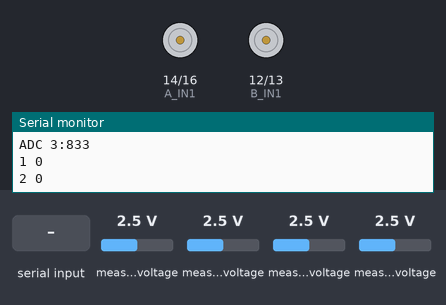
This sketch was run on a simulated ESP8266 (NodeMCU). Parts: motor-driver pin pairs drawn as motors (green arrow = first pin HIGH = forward, orange = second pin HIGH = backward, longer = more drive, scaled by the enable pin), the last lines printed to the serial monitor. Inputs (shaded band) come from the test bench; at power-on: measured voltage 2.5 V. WiFi joins after 1.5 s; servers stay silent unless stated.

Above: at 2.7 s.
2.8 s: "1" received over Serial
At 2.88 s:
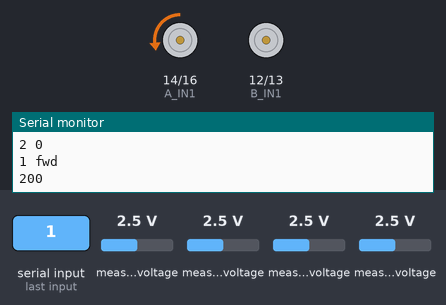
4.4 s: "2" received over Serial
At 5.4 s:
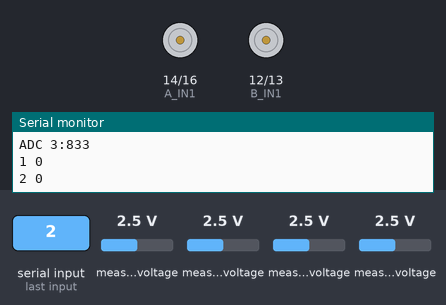
Timing chart, 0 to 7.4 s (numbered marks = the images above; inputs shaded):
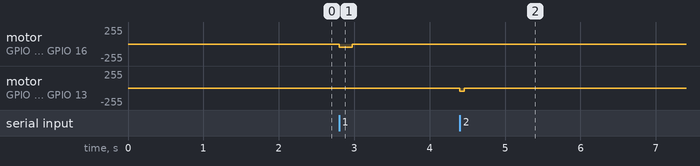

The sketch:

caterpillar_main.ino
```cpp
#include <ESP8266WiFi.h>
#include <WiFiUdp.h>
#include <Wire.h>
#include <Adafruit_ADS1015.h>
//V1

//Wifi Setup
WiFiUDP Udp;
//Define Bot id
int bot_id =1;

//Set wifi
const char *ssid = "TP-Link_Pat";
const char *password = "espbot1234";
unsigned int localUdpPort = 4210;  // local port to listen on
IPAddress ip(192, 168, 0, 110 + bot_id);
IPAddress gateway(192, 168, 0, 1);
IPAddress subnet(255, 255, 255, 0);
char incomingPacket[255];  // buffer for incoming packets
IPAddress remote_ip;
int remote_port = 8000;
char replyPacket[50];

//Define PIN PCB v4
const int A_IN1 = 14;
const int A_IN2 = 16;
const int B_IN1 = 12;
const int B_IN2 = 13;
const int A_PWM = 15;
const int B_PWM = 2;

//ADC
Adafruit_ADS1015 ads;
int16_t adc_val;
boolean ir_detect[4] = {false, false, false, false};
int ir_threshold[4] = {930, 1050, 925, 1030};
//Timer
unsigned long counter_5hz;
long count = 0;

boolean sensorEnabled = true;

void update_ir_sensor()
{
  for (int i = 0; i < 4; i++)
  {
    // if (i == 0 || i == 1 || i == 2) {
    adc_val = ads.readADC_SingleEnded(i);
    Serial.print("ADC ");
    Serial.print(i);
    Serial.print(":");
    Serial.println(adc_val);
    if (adc_val <= ir_threshold[i]) {
      ir_detect[i] = true;
      drive_motor(1, 0);
      drive_motor(2, 0);
    } else {
      ir_detect[i] = false;
    }
    //}
  }
  //Construct sensor message
  snprintf ( replyPacket, 50, "%d:%d,%d,%d,%d",
             bot_id, ads.readADC_SingleEnded(0), ads.readADC_SingleEnded(1), ads.readADC_SingleEnded(2), ads.readADC_SingleEnded(3)
           );
  //Send data
  Udp.beginPacket(remote_ip, remote_port);
  Udp.write(replyPacket);
  Udp.endPacket();
}
void drive_motor(int motor, int value)
{
  if (motor == 1)
  {
    if (value > 0)
    {
      Serial.println("1 fwd");
      Serial.println(value);
      digitalWrite(A_IN1, LOW);
      digitalWrite(A_IN2, HIGH);
      analogWrite(A_PWM, value);
    }
    else if (value < 0)
    {
      Serial.println("1 bwd");
      digitalWrite(A_IN1, HIGH);
      digitalWrite(A_IN2, LOW);
      analogWrite(A_PWM, -value);
    }
    else
    {
      //Brake
      digitalWrite(A_IN1, LOW);
      digitalWrite(A_IN2, LOW);
      analogWrite(A_PWM, 0);
      Serial.println("1 0");
    }
  }
  else if (motor == 2)
  {
    if (value > 0)
    {
      Serial.println("2 fwd");
      digitalWrite(B_IN1, LOW);
      digitalWrite(B_IN2, HIGH);
      analogWrite(B_PWM, value);
    }
    else if (value < 0)
    {
      Serial.println("2 bwd");
      digitalWrite(B_IN1, HIGH);
      digitalWrite(B_IN2, LOW);
      analogWrite(B_PWM, -value);
    }
    else
    {
      //Brake
      Serial.println("2 0");
      digitalWrite(B_IN1, LOW);
      digitalWrite(B_IN2, LOW);
      analogWrite(B_PWM, 0);
    }
  }
}
void setup()
{
  Serial.begin(115200);
  Serial.println();

  //Set pin mode
  pinMode(A_IN1, OUTPUT);
  pinMode(A_IN2, OUTPUT);
  pinMode(B_IN1, OUTPUT);
  pinMode(B_IN2, OUTPUT);
  pinMode(A_PWM, OUTPUT);
  pinMode(B_PWM, OUTPUT);
  analogWrite(A_PWM, 0);
  analogWrite(B_PWM, 0);
  digitalWrite(A_IN1, LOW);
  digitalWrite(A_IN2, LOW);
  digitalWrite(B_IN1, LOW);
  digitalWrite(B_IN2, LOW);

  //Setup wifi
  WiFi.mode(WIFI_STA);
  WiFi.begin(ssid, password);
  WiFi.config(ip, gateway, subnet);

  while (WiFi.status() != WL_CONNECTED) {
    delay(500);
    Serial.print(".");
  }

  IPAddress myIP = WiFi.localIP();
  Serial.print("AP IP address: ");
  Serial.println(myIP);
  Udp.begin(localUdpPort);
  Serial.printf("Now listening at IP %s, UDP port %d\n", WiFi.localIP().toString().c_str(), localUdpPort);

  ads.begin();
  counter_5hz = millis();
}
void loop()
{
  if (sensorEnabled == true) {
    //IR sensor update 5 Hz
    if (millis() - counter_5hz >= 200)
    {
      update_ir_sensor();
      //count++;
      //Serial.print(count); Serial.print(":"); Serial.println(WiFi.softAPgetStationNum());
      counter_5hz = millis();
    }
  }
  if (Serial.available() > 0) {
    switch (Serial.read())
    {
      case '1':
        drive_motor(1, 200);
        break;
      case '2':
        drive_motor(2, 200);
        break;
    }
  }
  //Process UDP package
  int packetSize = Udp.parsePacket();
  if (packetSize)
  {
    // receive incoming UDP packets
    //Serial.printf("Received %d bytes from %s, port %d\n", packetSize, Udp.remoteIP().toString().c_str(), Udp.remotePort());
    int len = Udp.read(incomingPacket, 255);
    if (len > 0)
    {
      incomingPacket[len] = 0;
    }
    Serial.printf("UDP packet contents: %s\n", incomingPacket);
    remote_ip = Udp.remoteIP();
    //Parse Motor and value
    int motor = atoi(&incomingPacket[0]);
    if (len >= 3 && len <= 9)
    {
      //Convert char* to int
      char buffer[len - 1];
      for (int i = 0; i < len - 2; i++)
      {
        buffer[i] = incomingPacket[i + 2];
      }
      buffer[len - 2] = '\0';
      int value = atoi(buffer);
      Serial.println(len);
      Serial.print(motor);
      Serial.print(":");
      Serial.println(value);
      if (value >= -1024 && value <= 1024)
      {
        if (motor == 1 || motor == 2 ) {
          drive_motor(motor, value);
        }
        else if (motor == 3) {
          drive_motor(1, value);
          drive_motor(2, value);
        }
      }
    }
  }
}
```

Measured:
- after the input at 2.8 s, motor on GPIO 14 (A_IN1) / GPIO 16 (A_IN2): stopped → backward 49/255 at once, → stopped 0.17 s later
- after the input at 4.4 s, motor on GPIO 12 (B_IN1) / GPIO 13 (B_IN2): stopped → backward 49/255 at once, → stopped 0.06 s later
